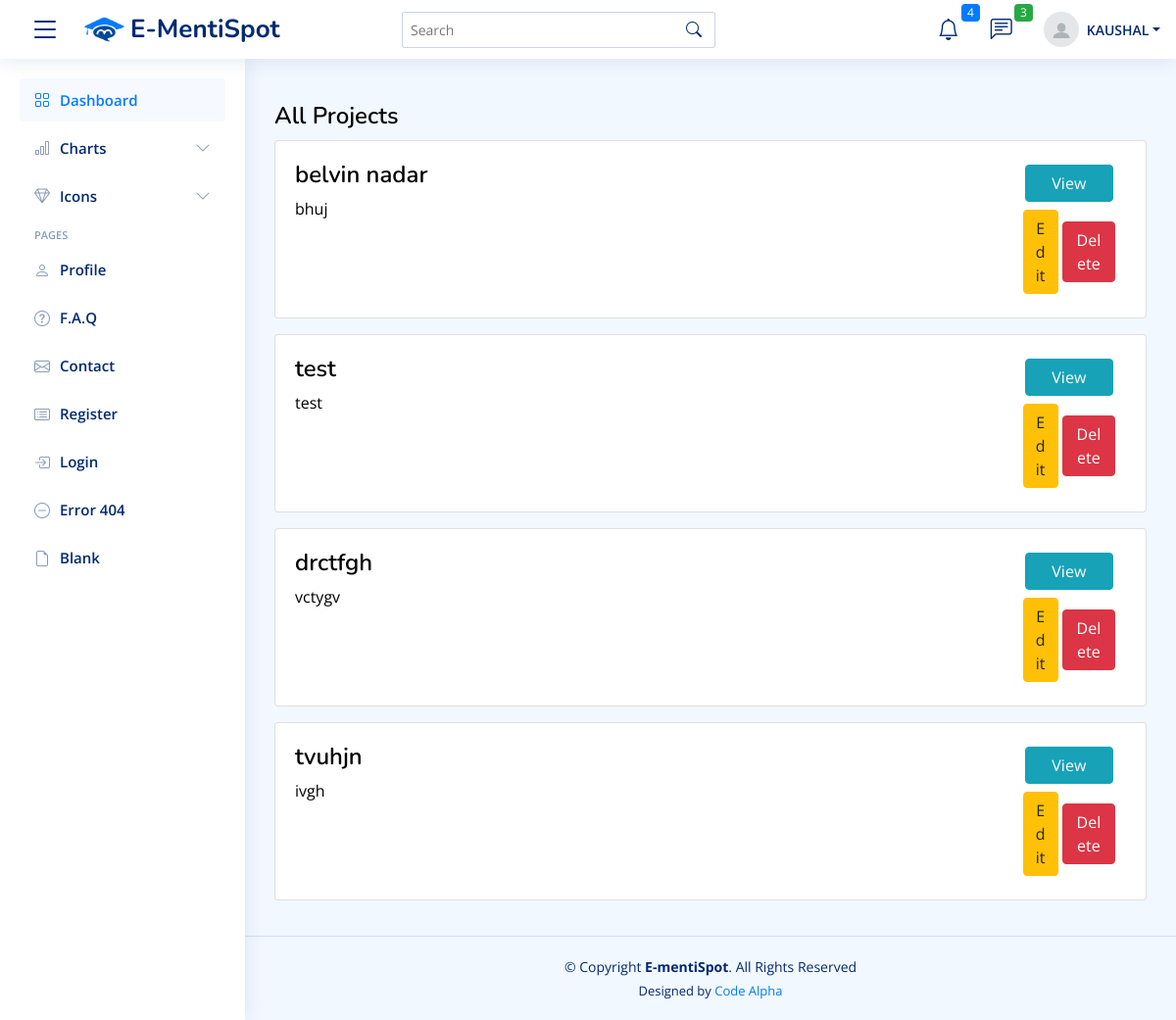
/view_project.php (signed in), run on the app's committed database.
### tables this page shows
CREATE TABLE IF NOT EXISTS `register` (
  `id` int(11) NOT NULL AUTO_INCREMENT,
  `first_name` varchar(255) NOT NULL,
  `last_name` varchar(255) NOT NULL,
  `email` varchar(255) NOT NULL,
  `password` varchar(255) NOT NULL,
  `post` varchar(50) DEFAULT 'none',
  `about` varchar(1000) DEFAULT NULL,
  `twitter_link` varchar(100) NOT NULL DEFAULT '#',
  `facebook_link` varchar(100) NOT NULL DEFAULT '#',
  `instagram_link` varchar(100) DEFAULT '#',
  `linkedin_link` varchar(100) NOT NULL DEFAULT '#',
  `university_id` int(11) NOT NULL DEFAULT 0,
  `p_no` varchar(15) DEFAULT NULL,
  `a_line1` varchar(100) DEFAULT NULL,
  `a_line2` varchar(100) DEFAULT NULL,
  `a_city` varchar(100) DEFAULT NULL,
  `a_pin` varchar(100) DEFAULT NULL,
  `a_district` varchar(100) DEFAULT NULL,
  `a_state` varchar(100) DEFAULT NULL,
  `profile_img` varchar(100) DEFAULT NULL,
  PRIMARY KEY (`id`),
  UNIQUE KEY `email` (`email`)
);

CREATE TABLE IF NOT EXISTS `project_details` (
  `prj_id` int(5) NOT NULL AUTO_INCREMENT,
  `prj_title` varchar(50) NOT NULL,
  `prj_desc` varchar(5000) NOT NULL,
  `prj_tool_tech` varchar(100) NOT NULL,
  `prj_domain` varchar(150) NOT NULL,
  `delete_status` tinyint(1) NOT NULL,
  `std_id` int(11) NOT NULL,
  PRIMARY KEY (`prj_id`)
);

### view_project.php (the view, shortened to what this page needs)
<?php session_start();
include('./setting/dbconnection.php');
$id = $_SESSION['user_id'];
$sql1 = "SELECT * FROM register WHERE id = $id";
$result1 = $conn->query($sql1);
$row = $result1->fetch_assoc();
$pro = "SELECT * FROM project_details WHERE std_id = $id AND delete_status = 1";
$pro_result = $conn->query($pro);
?>
<!DOCTYPE html>
<html lang="en">
<head>
    <?php
    include("./include/head.php");
    ?>
</head>
<body>
    <?php
    include("./include/header.php");
    ?>
    <?php
    include("./include/sidebar.php");
    ?>
    <main id="main" class="main">
        <div class="pagetitle">
            <h1>All Projects</h1>
        </div>
        <section class="section profile">
            <?php
            while ($row = $pro_result->fetch_assoc()) {
            ?>
                <form action="./php/project_crud.php" method="POST">
                    <div class="row pb-3">
                        <div class="col-lg-12">
                            <div class="card">
                                <div class="card-body">
                                    <div class="row">
                                        <div class="col-lg-10">
                                            <h4><?php echo $row['prj_title'] ?></h4>
                                            <p><?php echo $row['prj_desc'] ?></p>
                                        </div>
                                        <div class="col-lg-2">
                                            <center>
                                                <div class="p-1">
                                                    <a href="./view_project_detail.php?pi=<?php echo $row['prj_id']; ?>"><button type="button" class="btn btn-info col-10">View</button></a>
                                                </div>
                                                <div class="p-1">
                                                    <a href="./add_new_project.php?p=<?php echo $row['prj_id']; ?>"><button type="button" class="btn btn-warning col-4">Edit</button></a>
                                                    <button type="submit" name="project_delete" class="btn btn-danger col-6">Delete</button>
                                                </div>
                                            </center>
                                        </div>
                                    </div>
                                </div>
                            </div>
                        </div>
                    </div>
                </form>
            <?php
            }
            ?>
        </section>
    </main>
    <?php
    include("./include/footer.php");
    ?>
</body>
</html>

### include/header.php (shortened to what this page needs)
<header id="header" class="header fixed-top d-flex align-items-center">
    <div class="d-flex align-items-center justify-content-between">
        <i class="bi bi-list toggle-sidebar-btn"></i>
        <a href="index.html" class="m-4 logo d-flex align-items-center">
            <img src="assets/img/logo.png" alt="">
            <span class="d-none d-lg-block">E-MentiSpot</span>
        </a>
    </div>
    <div class="search-bar">
        <form class="search-form d-flex align-items-center" method="POST" action="#">
            <input type="text" name="query" placeholder="Search" title="Enter search keyword">
            <button type="submit" title="Search"><i class="bi bi-search"></i></button>
        </form>
    </div>
    <nav class="header-nav ms-auto">
        <ul class="d-flex align-items-center">
            <li class="nav-item dropdown">
                <a class="nav-link nav-icon" href="#" data-bs-toggle="dropdown">
                    <i class="bi bi-bell"></i>
                    <span class="badge bg-primary badge-number">4</span>
                </a>
            </li>
            <li class="nav-item dropdown">
                <a class="nav-link nav-icon" href="#" data-bs-toggle="dropdown">
                    <i class="bi bi-chat-left-text"></i>
                    <span class="badge bg-success badge-number">3</span>
                </a>
            </li>
            <li class="nav-item dropdown pe-3">
                <a class="nav-link nav-profile d-flex align-items-center pe-0" href="#" data-bs-toggle="dropdown">
                    <img src="<?php if ($row['profile_img'] != NULL) {
                                    echo "assets/profile_pic/" . $row['profile_img'];
                                } else {
                                    echo 'assets/img/default-profile-pic.jpg';
                                } ?>" alt="Profile" class="rounded-circle">
                    <span class="d-none d-md-block dropdown-toggle ps-2"><?php echo strtoupper($row['first_name']); ?></span>
                </a>
            </li>
        </ul>
    </nav>
</header>

### assets/css/style.css (style rules this page uses)
:root { scroll-behavior: smooth; --primary: #007bff; --secondary: #92c7ff; --background: rgb(0, 123, 255,0.05); --black: black; --white: white; }
body { font-family: "Open Sans", sans-serif; background: var(--background); color: var(--black); }
a { color: var(--primary); text-decoration: none; }
h1, h2, h3, h4, h5, h6 { font-family: "Nunito", sans-serif; }
.card h4 { font-weight: 600; }
#main { margin-top: 60px; padding: 20px 30px; transition: all 0.3s; }
.pagetitle { margin-bottom: 10px; }
.pagetitle h1 { font-size: 24px; margin-bottom: 0; font-weight: 600; color: var(--black); }
.logo { line-height: 1; }
@media (min-width: 1200px) { .logo { width: 280px; } }
.logo img { max-height: 26px; margin-right: 6px; }
.logo span { font-size: 26px; font-weight: 700; color: #012970; font-family: "Nunito", sans-serif; }
.header { transition: all 0.5s; z-index: 997; height: 60px; box-shadow: 0px 2px 20px rgba(1, 41, 112, 0.1); background-color: #fff; padding-left: 20px; }
.header .toggle-sidebar-btn { font-size: 32px; padding-left: 10px; cursor: pointer; color: #012970; }
.header .search-bar { min-width: 360px; padding: 0 20px; }
.header .search-form { width: 100%; }
.header .search-form input { border: 0; font-size: 14px; color: #012970; border: 1px solid rgba(1, 41, 112, 0.2); padding: 7px 38px 7px 8px; border-radius: 3px; transition: 0.3s; width: 100%; }
.header .search-form button { border: 0; padding: 0; margin-left: -30px; background: none; }
.header .search-form button i { color: #012970; }
.header-nav ul { list-style: none; }
.header-nav>ul { margin: 0; padding: 0; }
.header-nav .nav-icon { font-size: 22px; color: #012970; position: relative; }
.header-nav .nav-profile { color: #012970; }
.header-nav .nav-profile img { max-height: 36px; }
.header-nav .nav-profile span { font-size: 14px; font-weight: 600; }
.header-nav .badge-number { position: absolute; inset: -2px -5px auto auto; font-weight: normal; font-size: 12px; padding: 3px 6px; }
@media (min-width: 1200px) { #main, #footer { margin-left: 250px; } }

### data on the page
register: first_name "KAUSHAL"
project_details: prj_title "belvin nadar", prj_desc "bhuj"
project_details: prj_title "test", prj_desc "test"
project_details: prj_title "drctfgh", prj_desc "vctygv"
project_details: prj_title "tvuhjn", prj_desc "ivgh"
